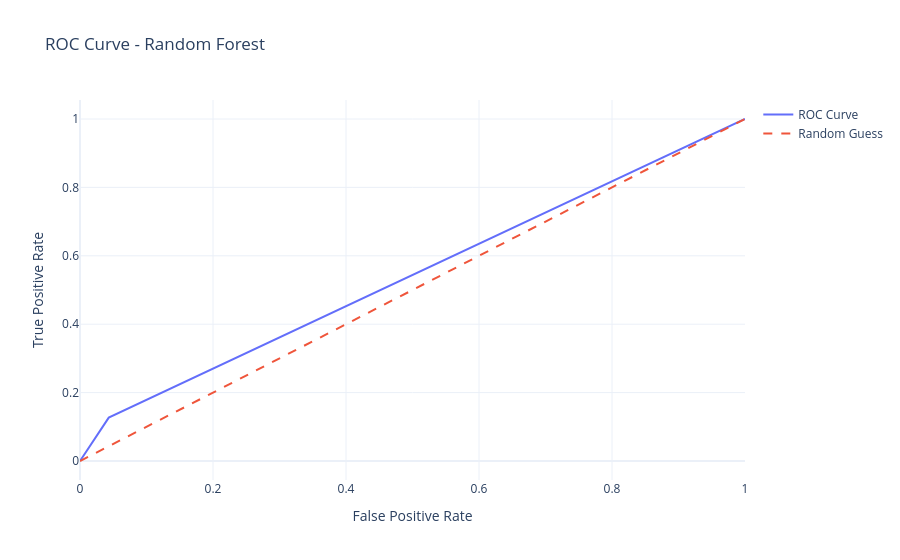

Notebook cell for this chart:
### Code cell
plot_roc_curve_plotly(rf_model, X_test, y_test, "Random Forest")

### Figure 1 — Plotly figure (JSON) as saved in the notebook; plotly's stock layout.template omitted (floating-point values rounded to 4 significant figures)
{"data": [{"mode": "lines", "name": "ROC Curve", "x": [0.0, 0.04324, 1.0], "y": [0.0, 0.1268, 1.0], "type": "scatter"}, {"line": {"dash": "dash"}, "mode": "lines", "name": "Random Guess", "x": [0, 1], "y": [0, 1], "type": "scatter"}], "layout": {"title": {"text": "ROC Curve - Random Forest"}, "xaxis": {"title": {"text": "False Positive Rate"}}, "yaxis": {"title": {"text": "True Positive Rate"}}}}
